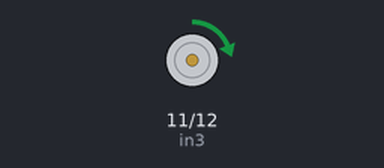
The sketch below on a simulated Arduino Uno, built with avr-gcc and run on an emulated ATmega328P. Parts: motor-driver pin pairs drawn as motors (green arrow = first pin HIGH = forward, orange = second pin HIGH = backward, longer = more drive, scaled by the enable pin).

Above: at 1.0 s.
At 4.0 s:
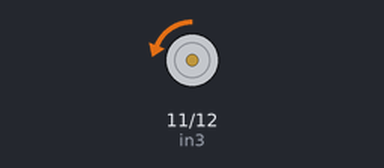
Timing chart, 0 to 7.8 s (numbered marks = the images above):
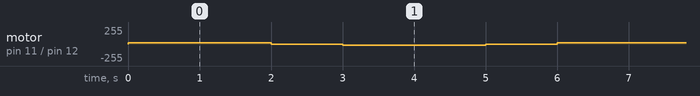

Measured:
- by itself, motor on pin 11 (in3) / pin 12 (in4): repeats every 6.0 s: stopped 1.0 s, backward 20/255 2.0 s, stopped 1.0 s, forward 20/255 2.0 s

The sketch:

dongCoDC.ino
```cpp
//int in1=9;
//int in2=10;
int in3=11;
int in4=12;
#define enB 5
void setup() {
//  pinMode(in1,OUTPUT);
//  pinMode(in2,OUTPUT);
  pinMode(in3,OUTPUT);
  pinMode(in4,OUTPUT);
  pinMode(enB, OUTPUT);
}

void loop() {
  tien();
  delay(2000);
  dung();
  delay(1000);
  lui();
  delay(2000);
  dung();
  delay(1000);
}
void tien() {
//  digitalWrite(in1,HIGH);
//  digitalWrite(in2,LOW);
  digitalWrite(in3,HIGH);
  digitalWrite(in4,LOW);
  analogWrite(enB,20);
}
void lui() {
//  digitalWrite(in1,LOW);
//  digitalWrite(in2,HIGH);
  digitalWrite(in3,LOW);
  digitalWrite(in4,HIGH);
  analogWrite(enB,20);
}
void dung() {
//  digitalWrite(in1,LOW);
//  digitalWrite(in2,LOW);
  digitalWrite(in3,LOW);
  digitalWrite(in4,LOW);
}
```
